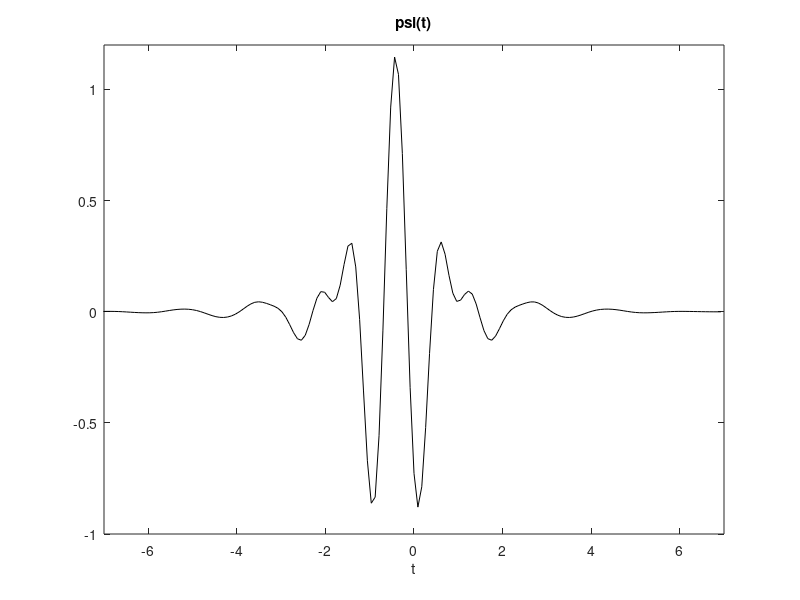

Recreate this plot in MATLAB.
% Display of Meyer wavelet psi(t)
Np=120; %samples per pi
Nc=19; %number of data cycles
w=0:(pi/Np):(Nc*pi); %frequencies extended for better time resolution
L=length(w);
n23=1+((2*Np)/3); %samples for 0..2/3 pi
n43=1+((4*Np)/3); %samples for 0..4/3 pi
n83=1+((8*Np)/3); %samples for 0..8/3 pi

wc1=w(n23:n43); %zone 1
wc2=w((n43+1):n83); %zone 2

x1=((3/(2*pi))*abs(wc1))-1;
x2=((3/(4*pi))*abs(wc2))-1;

nu1=35-(84*x1)+(70*(x1.^2))-(20*(x1.^3));
nu1=(x1.^4).*nu1;
nu2=35-(84*x2)+(70*(x2.^2))-(20*(x2.^3));
nu2=(x2.^4).*nu2;

PSI=zeros(1,L);
PSI(1:(n23-1))=0;
PSI(n23:n43)=(exp(j*wc1/2).*sin((pi/2)*nu1));
PSI((n43+1):n83)=(exp(j*wc2/2).*cos((pi/2)*nu2));

ypsi=ifftshift(ifft(PSI)); 
ct=L/Np; %scaling according with sampling rate
psi=ct*ypsi; 

figure(1)
tiv=100/(Nc*Np);
tx=(-50):tiv:(50);
t=tx*(Np/60);
Mt=floor(L/2); My=1+(Mt); Mw=4*(Nc+1);
plot(t((Mt-Mw):(Mt+Mw)),real(psi((My-Mw):(My+Mw))),'k');
axis([-7 7 -1 1.2]);
xlabel('t'); title('psi(t)');
